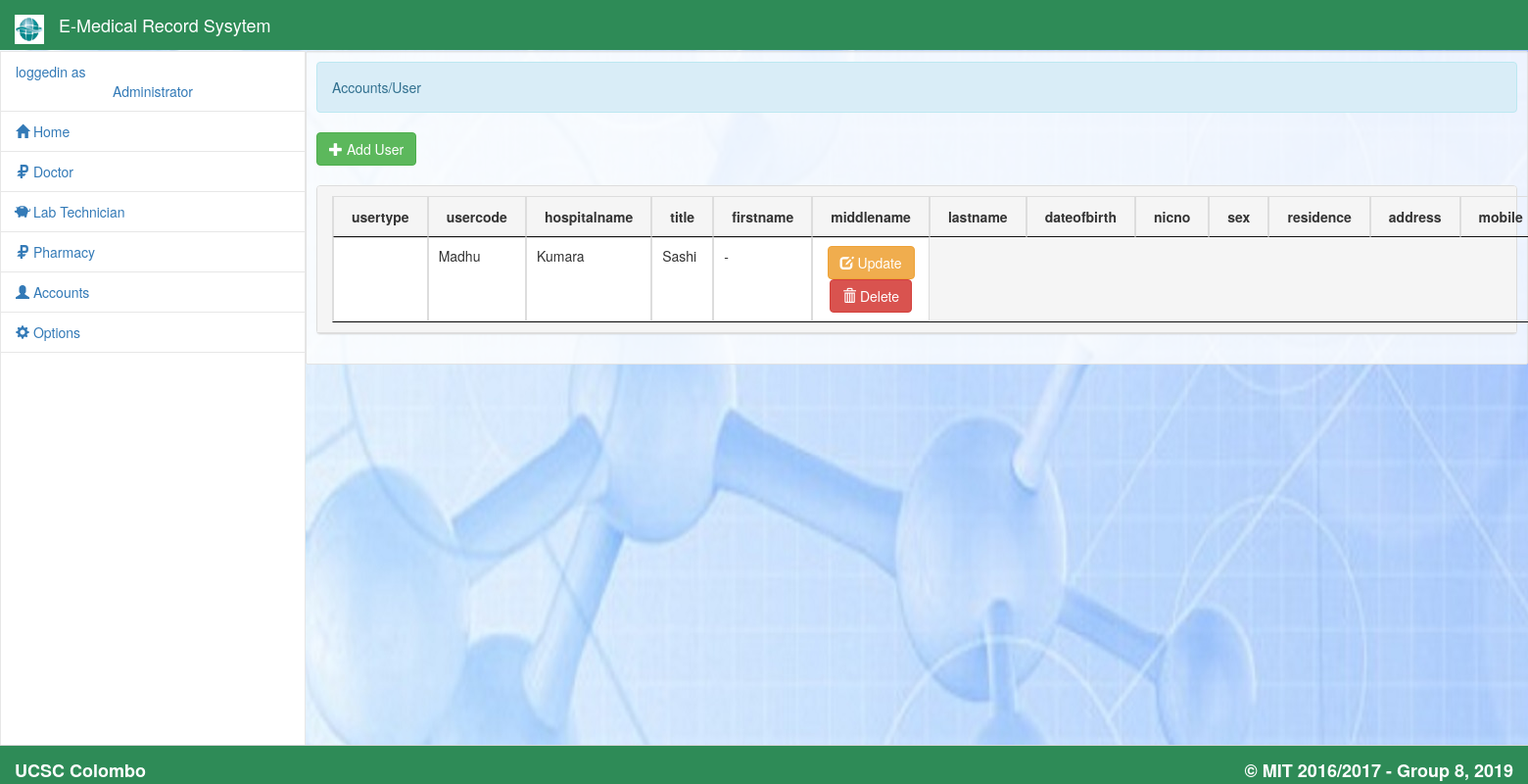
Page /admin/student.php (signed in) on the committed database.
### tables this page shows
CREATE TABLE IF NOT EXISTS `user` (
  `usertype` varchar(10) NOT NULL,
  `usercode` varchar(10) NOT NULL,
  `hospitalname` varchar(50) NOT NULL,
  `title` varchar(10) NOT NULL,
  `firstname` varchar(15) NOT NULL,
  `middlename` varchar(15) NOT NULL,
  `lastname` varchar(15) NOT NULL,
  `dateofbirth` date NOT NULL,
  `nicno` varchar(11) NOT NULL,
  `sex` varchar(5) NOT NULL,
  `residence` varchar(50) NOT NULL,
  `address` varchar(100) NOT NULL,
  `mobile` varchar(10) NOT NULL,
  `email` varchar(30) NOT NULL,
  PRIMARY KEY (`usercode`)
);

### admin/student.php (the view, shortened to what this page needs)
<!DOCTYPE html>
<?php
	require_once '../connect.php';
?>
<html lang = "eng">
	<head>
		<link rel = "stylesheet" type = "text/css" href = "../css/bootstrap.css" />
		<link rel = "stylesheet" type = "text/css" href = "../css/style.css" />
		<link rel = "stylesheet" type = "text/css" href = "../css/jquery-ui.css" />
		<link rel = "stylesheet" type = "text/css" href = "../css/jquery.dataTables.css" />
	</head>
<body>
<?php include'head.php'?>
<?php include 'sidebar.php'?>
		<div id = "sidecontent" class = "well pull-right">
				<div class = "alert alert-info">Accounts/User</div>
				<button type = "button" id = "add_user" class = "btn btn-success"><span class = "glyphicon glyphicon-plus"></span> Add User</button>
				<br />
				<br />
				<div id = "s_table" class = "panel panel-default">
					<div  class = " panel-heading">
						<table id = "table" class = "table table-bordered">
							<thead>
								<tr>
									<th>usertype</th>
									<th>usercode</th>
									<th>hospitalname</th>
									<th>title</th>
									<th>firstname</th>
									<th>middlename</th>
									<th>lastname</th>
									<th>dateofbirth</th>
									<th>nicno</th>
									<th>sex</th>
									<th>residence</th>
									<th>address</th>
									<th>mobile</th>
								</tr>
							</thead>
							<tbody>
								<?php
									$s_query = $conn->query("SELECT * FROM `user`") or die(mysqli_error());
									while($s_fetch = $s_query->fetch_array()){
								?>
								<tr>
									<td><?php echo $s_fetch['student_id']?></td>
									<td><?php echo $s_fetch['firstname']?></td>
									<td><?php echo $s_fetch['middlename']?></td>
									<td><?php echo $s_fetch['lastname']?></td>
									<td><?php echo $s_fetch['year']."-".$s_fetch['section']?></td>
									<td><center><a href = "edit_user.php?id=<?php echo $s_fetch['usercode']?>" class = "btn btn-warning"><span class=  "glyphicon glyphicon-edit"></span> Update</a> <a href = "#" name = "<?php echo $s_fetch['usercode']?>" data-toggle = "modal" data-target = "#delete_user" class = "btn btn-danger id"><span class=  "glyphicon glyphicon-trash"></span> Delete</a></center></td>
								</tr>
								<?php
									}
								?>
							</tbody>
						</table>
					</div>
				</div>
		</div>
	<br />
	<br />
	<br />
	<br />
	<br />
	<br />
	<br />
	<br />
	<br />
	<?php include'footer.php'?>
</body>
</html>

### admin/head.php (shortened to what this page needs)
<nav class = "navbar navbar-default navbar-fixed-top">
	<div class = "container-fluid">
		<a class="navbar-brand" href="#">
			<img src="../images/logo1.jpg" width="30" height="30" alt="">
		</a>
		<a class = "navbar-brand">E-Medical Record Sysytem</a>
</nav>

### admin/sidebar.php (shortened to what this page needs)
<div id = "sidebar">
	<ul id = "menu" class = "nav menu">
		<li>
			<a>
				<?php
					require_once '../connect.php';
					$q_admin_side = $conn->query("SELECT * FROM `admin` WHERE `admin_id` = '$_SESSION[admin_id]'") or die(mysqli_error());
					$f_admin_side = $q_admin_side->fetch_array();
					echo "loggedin as";
					echo "<center>" .$f_admin_side['name']."</center>";
				?>
			</a>
		</li>
		<li><a href = "home.php"><i class = "glyphicon glyphicon-home"></i> Home</a></li>
		<li><a href = "doctor.php"><i class = "glyphicon glyphicon-ruble"></i> Doctor</a></li>
		<li><a href = "labtechnician.php"><i class = "glyphicon glyphicon-piggy-bank"></i> Lab Technician</a></li>
		<li><a href = "pharmacy.php"><i class = "glyphicon glyphicon-ruble"></i> Pharmacy</a></li>
		<li><a href = ""><i class = "glyphicon glyphicon-user"></i> Accounts</a>
		</li>
		<li><a href = ""><i class = "glyphicon glyphicon-cog"></i> Options</a>
		</li>
	</ul>
</div>

### admin/footer.php
<nav class = "navbar-default" id = "footer">
		<label class = "navbar-brand pull-right">&copy; MIT 2016/2017 - Group 8,  <?php echo date('Y', strtotime('+8 HOURS'))?></label>
		<label class = "navbar-brand ">UCSC Colombo</label>
</nav>

### css/style.css (style rules this page uses)
body { background:url('../images/background.jpg') no-repeat; }
#footer { height:40px; width:100%; filter: none; border: 1px solid #D5D5D5; position: fixed; right: 0; left: 0; z-index: 1030; bottom: 0; border-width: 1px 0 0; }
#sidebar { top:52px; width:20%; position:fixed; height:100%; border:1px solid #e7e7e7; background-color:#fff; }
#sidecontent { width:80%; word-wrap:break-word; margin-top:52px; background-color:rgba(255, 255, 255, 0.8); padding:10px; border-radius:2px; }
.menu li { border-bottom:1px solid #E7E7E7; }

### rows in the picture
user: firstname "Madhu", middlename "Kumara", lastname "Sashi"

### other values in the picture
$f_admin_side['name'] "Administrator"
